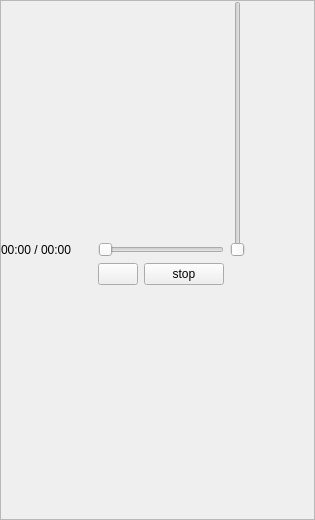
<?xml version="1.0" encoding="UTF-8"?>
<ui version="4.0">
 <class>AudioSourcePanel</class>
 <widget class="QWidget" name="AudioSourcePanel">
  <property name="geometry">
   <rect>
    <x>0</x>
    <y>0</y>
    <width>315</width>
    <height>520</height>
   </rect>
  </property>
  <property name="windowTitle">
   <string>Form</string>
  </property>
  <layout class="QGridLayout" name="gridLayout">
   <property name="leftMargin">
    <number>0</number>
   </property>
   <property name="topMargin">
    <number>0</number>
   </property>
   <property name="rightMargin">
    <number>0</number>
   </property>
   <property name="bottomMargin">
    <number>0</number>
   </property>
   <property name="spacing">
    <number>0</number>
   </property>
   <item row="2" column="6">
    <widget class="QScrollArea" name="scrollArea">
     <property name="widgetResizable">
      <bool>true</bool>
     </property>
     <widget class="QWidget" name="scrollAreaWidgetContents">
      <property name="geometry">
       <rect>
        <x>0</x>
        <y>0</y>
        <width>313</width>
        <height>518</height>
       </rect>
      </property>
      <layout class="QGridLayout" name="gridLayout_2">
       <property name="leftMargin">
        <number>0</number>
       </property>
       <property name="topMargin">
        <number>0</number>
       </property>
       <property name="rightMargin">
        <number>0</number>
       </property>
       <property name="bottomMargin">
        <number>0</number>
       </property>
       <item row="0" column="1">
        <spacer name="verticalSpacer_2">
         <property name="orientation">
          <enum>Qt::Orientation::Vertical</enum>
         </property>
         <property name="sizeHint" stdset="0">
          <size>
           <width>20</width>
           <height>205</height>
          </size>
         </property>
        </spacer>
       </item>
       <item row="0" column="3" rowspan="2">
        <widget class="QSlider" name="volumeSlider">
         <property name="sizePolicy">
          <sizepolicy hsizetype="Fixed" vsizetype="Expanding">
           <horstretch>0</horstretch>
           <verstretch>0</verstretch>
          </sizepolicy>
         </property>
         <property name="orientation">
          <enum>Qt::Orientation::Vertical</enum>
         </property>
        </widget>
       </item>
       <item row="1" column="0">
        <widget class="QLabel" name="labelProgress">
         <property name="text">
          <string>00:00 / 00:00</string>
         </property>
        </widget>
       </item>
       <item row="1" column="1" colspan="2">
        <widget class="QSlider" name="progressSlider">
         <property name="sizePolicy">
          <sizepolicy hsizetype="Expanding" vsizetype="Preferred">
           <horstretch>0</horstretch>
           <verstretch>0</verstretch>
          </sizepolicy>
         </property>
         <property name="orientation">
          <enum>Qt::Orientation::Horizontal</enum>
         </property>
        </widget>
       </item>
       <item row="2" column="0">
        <spacer name="horizontalSpacer">
         <property name="orientation">
          <enum>Qt::Orientation::Horizontal</enum>
         </property>
         <property name="sizeHint" stdset="0">
          <size>
           <width>91</width>
           <height>20</height>
          </size>
         </property>
        </spacer>
       </item>
       <item row="2" column="1">
        <widget class="QPushButton" name="playPauseButton">
         <property name="sizePolicy">
          <sizepolicy hsizetype="Preferred" vsizetype="Preferred">
           <horstretch>0</horstretch>
           <verstretch>0</verstretch>
          </sizepolicy>
         </property>
         <property name="text">
          <string/>
         </property>
         <property name="icon">
          <iconset resource="../resources/resources.qrc">
           <normaloff>:/icons/play.svg</normaloff>:/icons/play.svg</iconset>
         </property>
         <property name="iconSize">
          <size>
           <width>50</width>
           <height>50</height>
          </size>
         </property>
        </widget>
       </item>
       <item row="2" column="2">
        <widget class="QPushButton" name="stopButton">
         <property name="sizePolicy">
          <sizepolicy hsizetype="Fixed" vsizetype="Fixed">
           <horstretch>0</horstretch>
           <verstretch>0</verstretch>
          </sizepolicy>
         </property>
         <property name="text">
          <string>stop</string>
         </property>
        </widget>
       </item>
       <item row="2" column="3">
        <spacer name="horizontalSpacer_2">
         <property name="orientation">
          <enum>Qt::Orientation::Horizontal</enum>
         </property>
         <property name="sizeHint" stdset="0">
          <size>
           <width>39</width>
           <height>20</height>
          </size>
         </property>
        </spacer>
       </item>
       <item row="3" column="2">
        <spacer name="verticalSpacer">
         <property name="orientation">
          <enum>Qt::Orientation::Vertical</enum>
         </property>
         <property name="sizeHint" stdset="0">
          <size>
           <width>20</width>
           <height>205</height>
          </size>
         </property>
        </spacer>
       </item>
      </layout>
     </widget>
    </widget>
   </item>
  </layout>
 </widget>
 <resources>
  <include location="../resources/resources.qrc"/>
 </resources>
 <connections/>
</ui>
